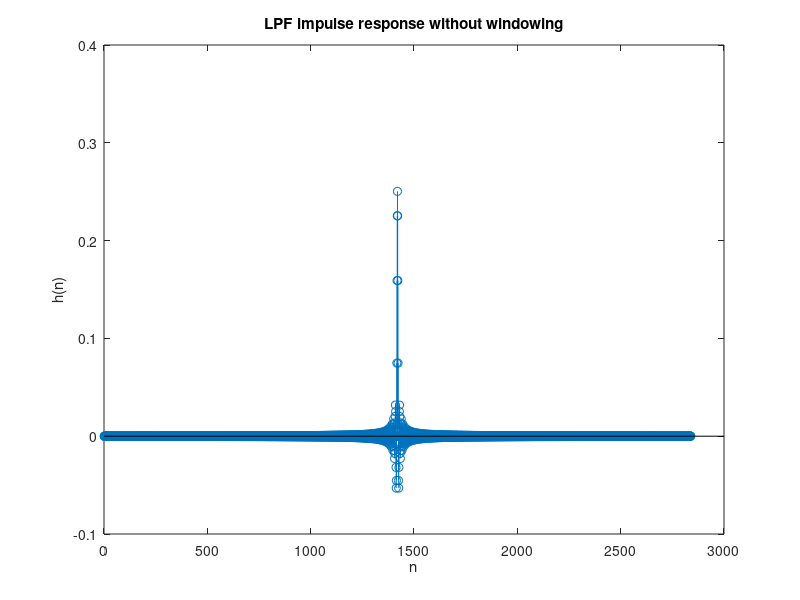

This figure's MATLAB source: (Note: this script raises an error after producing the figure.)
clear all
clc
fpass=1000;
fstop=1003;
fs=8000;
d1=10^(0.2/20);
d2=10^(-3);
w=(fpass+fstop)*2*pi/(2*fs);
tb=(fstop-fpass)/fs;
N=(-10*log10(d1*d2)-15)/(14*tb);
%N=(8*pi)/tb;
h=zeros(1,ceil(N));
for n=1:N
    h(n)=sin(w*(n-ceil(N/2)))/(pi*(n-ceil(N/2)));
end
h(ceil(N/2))=w/pi;
figure
stem(h)
xlabel('n');
ylabel('h(n)');
title('LPF impulse response without windowing');
fvtool(h);
hold on;
title('LPF without windowing');
for x=1:N
    w(x)=0.54-0.46*(1-cos((2*pi*x/(N-1))));
end
figure
stem(w);
title('Hamming window');
xlabel('n');
ylabel('w(n)');
hw=(h.*w);
figure
stem(hw)
xlabel('n');
ylabel('h(n)');
title('Impulse response after windowing');
fvtool(hw);
xlabel('n');
ylabel('h(n)');
title('LPF after windowing');
